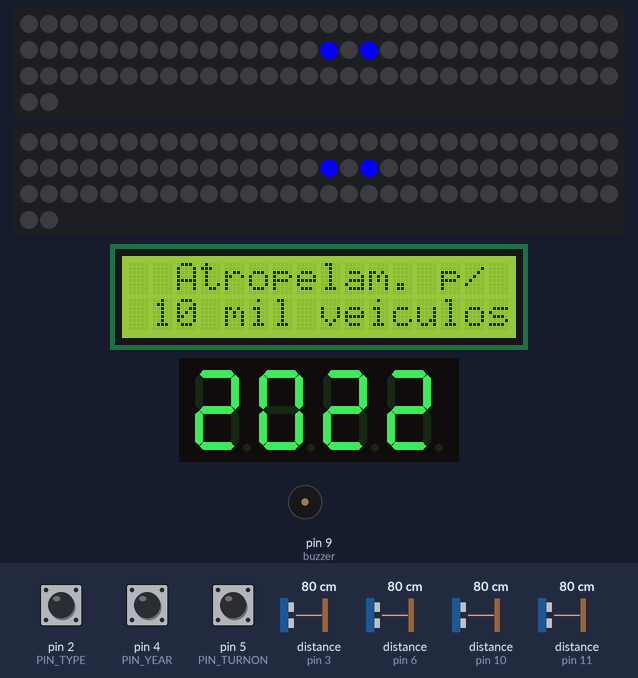
This sketch was run on a simulated Arduino Uno, built with avr-gcc and run on an emulated ATmega328P. On the bench: 2 × 92 RGB LEDs in strip order, left to right, continuing on the next row, 16×2 character LCD, 4-digit seven-segment display, buzzer (waves = sounding). The inputs (shaded band) are chosen by the test bench; at power-on: distance to the obstacle (sensors on pin 3, pin 6, pin 10, pin 11) 80 cm, pin 2 (PIN_TYPE) HIGH, pin 4 (PIN_YEAR) HIGH, pin 5 (PIN_TURNON) HIGH. The echo pulse lasts 58.3 µs per cm; what the sketch prints to the serial monitor is not drawn.

Above: at 1.2 s.
1.3 s: distance to the obstacle (sensor on pin 3) set to 2 cm
At 2.7 s:
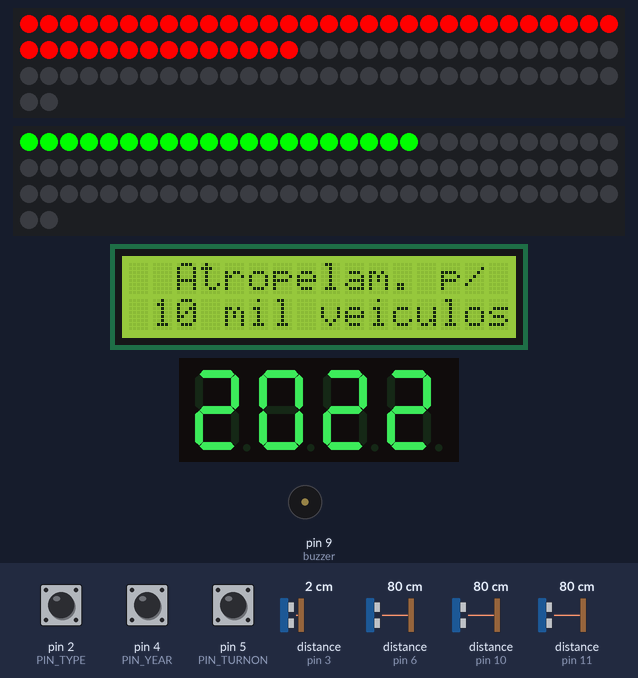
3.8 s: distance to the obstacle (sensor on pin 6) set to 52 cm
6.8 s: distance to the obstacle (sensor on pin 6) set to 45 cm
At 8.9 s:
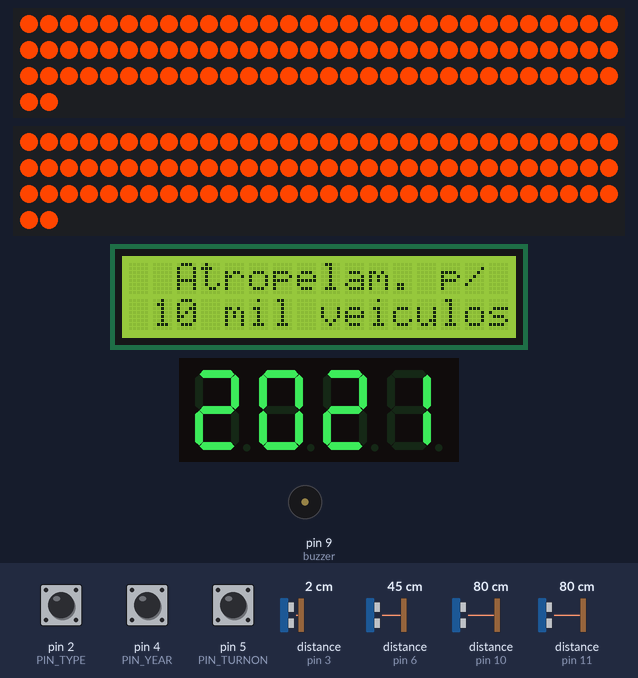
9.8 s: pin 2 (PIN_TYPE) pulled LOW for 1 s
At 11.2 s:
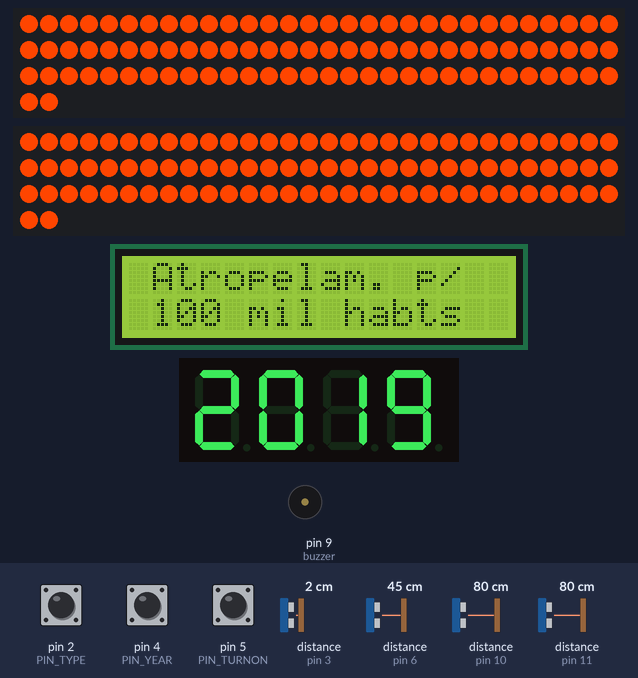
13.8 s: pin 4 (PIN_YEAR) pulled LOW for 3.2 s
At 18.4 s:
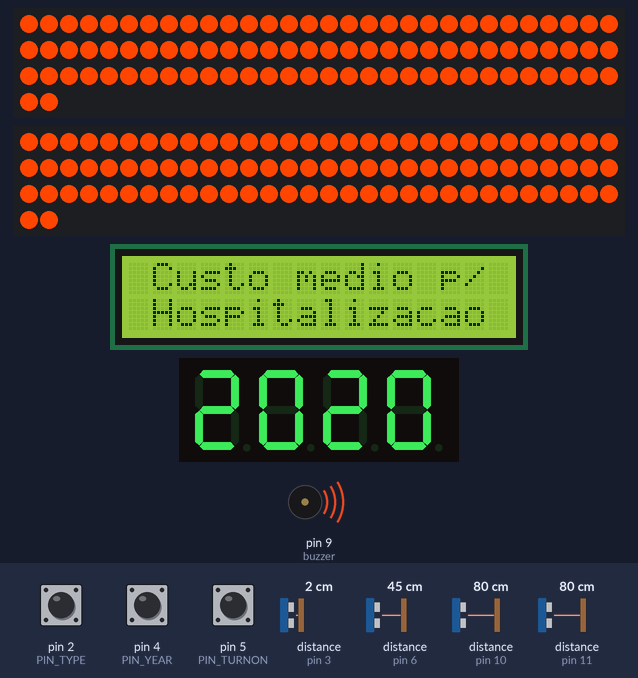
18.5 s: pin 4 (PIN_YEAR) pulled LOW for 1 s
At 21.74 s:
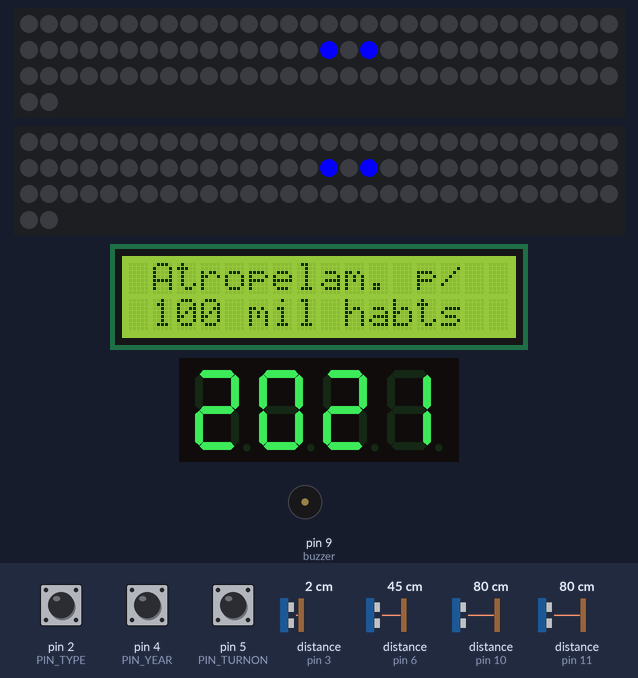
Timing chart, 0 to 23.5 s (numbered marks = the images above; inputs shaded):
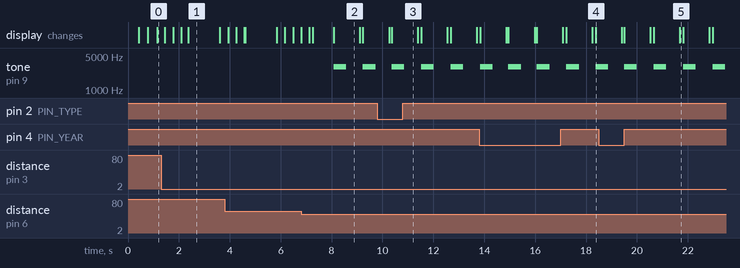

Measured:
- the behaviour switches between 49 and 48 cm on distance to the obstacle (sensor on pin 6) (found by bisection; images 1 and 2)
- after the input at 6.8 s, tone on pin 9 (buzzer): alternates 3000 Hz for 0.50 s and silent for 0.66 s, starting after 1.3 s; the display: first differs from a run without the input after 1.3 s (image 2)
- what the display in image 1 shows lasts 1.2 s, from 2.4 s to 3.6 s
- what the display in image 2 shows lasts 1.0 s, from 8.1 s to 9.1 s

The sketch:

Installation_2024_v2.ino
```cpp
#include <Adafruit_NeoPixel.h>
#include <Ultrasonic.h>
#include <Wire.h>
#include <LCD_I2C.h>
#include <TM1637Display.h>

#define Led1 13
#define Led2 A1

#define NUMPIXELS 92 // number of neopixels in strip

#define PIN_YEAR 4
#define PIN_TYPE 2
#define PIN_TURNON 5

#define PIN_MIC A4

#define qtt_years 4
#define qtt_cities 4
#define qtt_types 3

#define PINO_TRIGGER_0 8
#define PINO_ECHO_0 11

#define PINO_TRIGGER_1 7
#define PINO_ECHO_1 10

#define PINO_TRIGGER_2 12
#define PINO_ECHO_2 3

#define PINO_TRIGGER_3 A0
#define PINO_ECHO_3 6

#define CLK A3
#define DIO A2

#define SENSOR_THR 2800 // REGULAGEM DISTANCIA DO SENSOR

#define BUTTON_TOL 300

#define SENSOR_DELAY 10
#define IDLE_DELAY 15000

#define SENSOR_ERROR 5

#define buzzer 9

TM1637Display display = TM1637Display(CLK, DIO);
Adafruit_NeoPixel strip1 = Adafruit_NeoPixel(NUMPIXELS, Led1, NEO_GRB + NEO_KHZ800);
Adafruit_NeoPixel strip2 = Adafruit_NeoPixel(NUMPIXELS, Led2, NEO_GRB + NEO_KHZ800);
LCD_I2C lcd(0x27, 16, 2);

// Initialization of the ultrassonic sensors
Ultrasonic ultrasonic0(PINO_TRIGGER_0, PINO_ECHO_0);
Ultrasonic ultrasonic1(PINO_TRIGGER_1, PINO_ECHO_1);
Ultrasonic ultrasonic2(PINO_TRIGGER_2, PINO_ECHO_2);
Ultrasonic ultrasonic3(PINO_TRIGGER_3, PINO_ECHO_3);

//Data used for led management
const float fullData
[qtt_types]
[qtt_cities + 1] // +1 to Brazil
[qtt_years] = {
  {
    //Atropleamentos para cada 10 mil veículos
    //2019  2020  2021  2022
    {15.26, 8.08, 15.25,  7.49}, //VITÓRIA
    {9.04,  5.47, 12.04,  7.11}, //SERRA
    {9.39,  5.61, 12.75,  7.16}, //CARIACICA
    {9.94,  6.34, 12.73,  7.54}, //VILA VELHA
    {5.8,   4.0,    3.1,    3.1} //BRASIL
  },
  {
    //Atropelamentos para cada 100 mil habitantes
    //2019  2020  2021  2022
    {51.92,29.25, 58.99, 31.09}, //VITÓRIA
    {27.44, 17.07,  38.75, 23.50}, //SERRA
    {28.33,  17.45, 41.40, 27.28}, //CARIACICA
    {31.79, 21.14,  44.23, 27.28}, //VILA VELHA
    {18.6, 13.3,  10.9,  11.7} //BRASIL
  },
  {
    //Custo médio por hospitalização
    //2019     2020     2021    2022
    {1064.12,  1026.04, 1049.83,  1381.37}, //VITÓRIA
    {1298.29,  1244.72, 1001.82,  2270.81}, //SERRA
    {0.00,     1541.80, 977.60,   666.16}, //CARIACICA
    {546.93,   567.80,  628.30,   641.73}, //VILA VELHA
    {1149.36,  1216.31, 1218.60,  1291.04} //BRASIL
  }
};

//Used to store the matrix position of the data
int index[3] = {0, 0, 0};
//type, city, year

int sensors[4] = {0, 0, 0, 0};
int buttons[3] = {0, 0, 0};
//type, turnon, year

long timestamp = 0;

long buttons_timing[3] = {0, 0, 0};
// long sensors_timestamp[4] = {0, 0, 0, 0};

int ready[4] = {0, 0, 0, 0};

int last_index_printed[3] = {0, 0, 0};

int ping[4] = {0, 0, 0, 0};

int posIna = 0;
int posEsp = 0;

int maximoLocal = 0;

void setup() {
  Serial.begin(9600);
  pinMode(Led1, OUTPUT);
  pinMode(Led2, OUTPUT);
  strip1.begin();
  strip2.begin();
  clean();
  pinMode(PIN_YEAR, INPUT_PULLUP);
  pinMode(PIN_TYPE, INPUT_PULLUP);
  pinMode(PIN_TURNON, INPUT_PULLUP);
  pinMode(buzzer, OUTPUT);
  lcd.begin();
  lcd.backlight();
  display.clear();
  display.setBrightness(7);
}

void loop(){
  int sensors[4] = {0, 0, 0, 0};
  int buttons[3] = {0, 0, 0};

  // type
  if(digitalRead(PIN_TYPE) == HIGH){
    buttons[0] = 1;
    Serial.print("0 ");
  }
  // turnon
  if(digitalRead(PIN_TURNON) == HIGH){
    buttons[1] = 1;
    Serial.print("1 ");
  }
  // year
  if(digitalRead(PIN_YEAR) == HIGH){
    buttons[2] = 1;
    Serial.print("2 ");
  }

  // Read sensors
  ping[0] = ultrasonic0.timing();
  Serial.print(ping[0]);

  ping[1] = ultrasonic1.timing();
  Serial.print(" ");
  Serial.print(ping[1]);

  ping[2] = ultrasonic2.timing();
  Serial.print(" ");
  Serial.print(ping[2]);

  ping[3] = ultrasonic3.timing();
  Serial.print(" ");
  Serial.print(ping[3]);
  Serial.print("\n");

  if( ping[0] < SENSOR_THR )
  {
    sensors[0] = 1;
  }
  if( ping[1] < SENSOR_THR )
  {
    sensors[1] = 1;
  }
  if( ping[2] < SENSOR_THR )
  {
    sensors[2] = 1;
  }
  if( ping[3] < SENSOR_THR )
  {
    sensors[3] = 1;
  }

  // Button & Ready logic
  if(buttons[0] == 1 && (millis() - buttons_timing[0] > BUTTON_TOL) ) // TIPO
  {
    index[0]++;
    if(index[0] == 3){
      index[0] = 0;
    }
    recalculaMaximo();

    lcdWrite(index[0]);
    ready[0] = 1;
    buttons_timing[0] = millis();
  }

  if(buttons[2] == 1 && (millis() - buttons_timing[2] > BUTTON_TOL) ) // ANO
  {
    index[2]++;
    if(index[2] == 4){
      index[2] = 0;
    }

    setYear(index[2]);
    ready[2] = 1;
    buttons_timing[2] = millis();
  }

  if( buttons[1] == 1 && (ready[0] && ready[2]) ) //botao de confirmar
  {
    ready[1] = 1;
    buttons_timing[1] = millis();
    // activateStrip();
    timestamp = millis();
    posEsp = 0;
    posIna = 0;
    last_index_printed[1]++;
    clean();
    ready[3] = 0;
  }

  //Sensor logic
  if( ready[1] == 1 )
  {
    if( sensors[0] + sensors[1] + sensors[2] + sensors[3] > 1 )
    {
      // erro
      clean();
      ready[3] = 0;
      posEsp = 0;

      for(int i = 0; i<NUMPIXELS; i++){
        strip1.setPixelColor(i, strip1.Color(255, 69, 0));
        strip2.setPixelColor(i, strip2.Color(255, 69, 0));
      }
      strip1.show();
      strip2.show();
      tone(buzzer, 3000); // Send 1KHz sound signal...
      delay(500);        // ...for 0,5 sec
      noTone(buzzer);     // Stop sound...
      delay(500);
      clean();
    }
    else if( sensors[0] )
    {
      index[1] = 0;
      activateStrip();
      ready[3] = 1;
      timestamp = millis();
    }
    else if( sensors[1] )
    {
      index[1] = 1;
      activateStrip();
      ready[3] = 1;
      timestamp = millis();
    }
    else if( sensors[2] )
    {
      index[1] = 2;
      activateStrip();
      ready[3] = 1;
      timestamp = millis();
    }
    else if( sensors[3] )
    {
      index[1] = 3;
      activateStrip();
      ready[3] = 1;
      timestamp = millis();
    }
  }

  if(ready[1] && !ready[3]){
    Espera();
  }

  if( (long)millis() - IDLE_DELAY >= timestamp )
  {
    inatividade();
    if(ready[3] == 1 || ready[1] == 1)
    {
      Serial.println("### idle ###");
      clean();
      ready[3] = 0;
      ready[1] = 0;
    }
  }
  else
  {
    posIna = 0;
  }

  delay(10);
}

int activateStrip(){
  if(
    last_index_printed[0] == index[0] &&
    last_index_printed[1] == index[1] &&
    last_index_printed[2] == index[2]
    )
  {
    return 1;
  }
  else
    {
      last_index_printed[0] = index[0];
      last_index_printed[1] = index[1];
      last_index_printed[2] = index[2];
    }

  clean();
  showLight();
  return 0;
}

void inatividade(){
  posIna++;
  if(posIna == NUMPIXELS-10){
    posIna = 0;
    clean();
  }
  // clean();
  for(int i = 0; i<10; i++){
    strip1.setPixelColor(posIna+i, strip1.Color(0, 0, 255));
    strip1.show();
    strip2.setPixelColor(posIna+i, strip2.Color(0, 0, 255));
    strip2.show();
  }
  strip1.setPixelColor(posIna, strip1.Color(0, 0, 0));
  strip1.show();
  strip2.setPixelColor(posIna, strip2.Color(0, 0, 0));
  strip2.show();

}

void Espera(){
  posEsp++;
  if(posEsp == NUMPIXELS/2){
    posEsp = 0;
    clean();
}
  // clean();
  strip1.setPixelColor(posEsp+NUMPIXELS/2, strip1.Color(5*posEsp, 0, 255-5*posEsp));
  strip1.show();
  strip1.setPixelColor(-posEsp+NUMPIXELS/2, strip1.Color(5*posEsp, 0, 255-5*posEsp));
  strip1.show();
  strip2.setPixelColor(posEsp+NUMPIXELS/2, strip2.Color(5*posEsp, 0, 255-5*posEsp));
  strip2.show();
  strip2.setPixelColor(-posEsp+NUMPIXELS/2, strip2.Color(5*posEsp, 0, 255-5*posEsp));
  strip2.show();
}

void recalculaMaximo(){
  maximoLocal = 0;
  for (int i = 0; i<qtt_cities + 1; i++)
  {
    for (int j = 0; j<qtt_years; j++)
    {
      if(fullData[index[0]][i][j] > maximoLocal)
      {
        maximoLocal = fullData[index[0]][i][j];
      }
    }
  }
}

void showLight(){
  clean();

  //Serial.print(fullData[index[0]][index[1]][index[2]]);
  //Serial.print(" ");
  //Serial.println(maximoLocal);
  //delay(1200);

  for (int i=0; i < NUMPIXELS; i++)
  {
    //cidade
    if( i <= (fullData[index[0]][index[1]][index[2]]/maximoLocal)*NUMPIXELS )
    {
      Serial.println(i);
      strip1.setPixelColor(i, strip1.Color(255, 0, 0));
    }

    //brasil
    if( i <= (fullData[index[0]][4][index[2]]/maximoLocal)*NUMPIXELS )
    {
      Serial.println(i);
      strip2.setPixelColor(i, strip2.Color(0, 255, 0));
    }

    strip1.show();
    strip2.show();

    delay(15);
  }
}

void clean(){
  for (int i=0; i < NUMPIXELS; i++) {
    strip1.setPixelColor(i, strip1.Color(0, 0, 0));
    strip2.setPixelColor(i, strip2.Color(0, 0, 0));
  }
  strip1.show();
  strip2.show();
}

void lcdWrite(int tipo)
{
  lcd.clear();
  lcd.flush();
  lcd.clearWriteError();
  switch(tipo){
    case 0:
      lcd.setCursor(0, 0);
      lcd.print("  Atropelam. p/");
      lcd.setCursor(0, 1);
      lcd.print(" 10 mil veiculos");
    break;
    case 1:
      lcd.setCursor(0, 0);
      lcd.print(" Atropelam. p/");
      lcd.setCursor(0, 1);
      lcd.print(" 100 mil habts");
    break;
    case 2:
      lcd.setCursor(0, 0);
      lcd.print(" Custo medio p/");
      lcd.setCursor(0, 1);
      lcd.print(" Hospitalizacao");
    break;
    default:

    break;

  }
}

void setYear(int ano){
  display.clear();
  switch(ano){
  case 0:
    display.showNumberDec(2019);
  break;
  case 1:
    display.showNumberDec(2020);
  break;
  case 2:
    display.showNumberDec(2021);
  break;
  case 3:
    display.showNumberDec(2022);
  break;
  }
}
```
